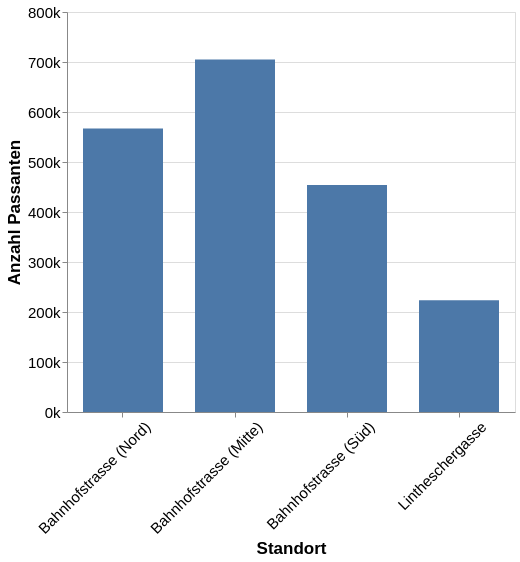

Notebook code cell kept with this figure:
### Markdown cell above
## Definition des Diagrammes

### Code cell
import altair as alt

bar_width = 80
bar_spacing = 0.4 * bar_width
chart_height = 400

chart = alt.Chart(data).mark_bar(size=bar_width).encode(
    x=alt.X(
        'Standort:N',
        sort=['Bahnhofstrasse (Nord)', 'Bahnhofstrasse (Mitte)', 'Bahnhofstrasse (Süd)', 'Lintheschergasse'],
    ).axis(
        labelAngle=-45,
        labelOffset=bar_width / 4,
    ), 
    y=alt.Y('Anzahl Passanten:Q').axis(
        format='~s',
        tickCount=7,
    ),
    tooltip=[
        alt.Tooltip('Anzahl Passanten', format=','),
    ],
).properties(
    width={'step': bar_width + bar_spacing},
    height=chart_height
).configure_axis(
    titleFontSize=17, 
    labelFontSize=15,
)
chart

### Figure 1 — Vega-Lite specification as saved in the notebook (floating-point values rounded to 4 significant figures)
{"config": {"view": {"continuousWidth": 300, "continuousHeight": 300}, "axis": {"labelFontSize": 15, "titleFontSize": 17}}, "data": {"name": "data-3ba76ea40784e5e887670cb9512c0afd"}, "mark": {"type": "bar", "size": 80}, "encoding": {"tooltip": [{"field": "Anzahl Passanten", "format": ",", "type": "quantitative"}], "x": {"axis": {"labelAngle": -45, "labelOffset": 20.0}, "field": "Standort", "sort": ["Bahnhofstrasse (Nord)", "Bahnhofstrasse (Mitte)", "Bahnhofstrasse (Süd)", "Lintheschergasse"], "type": "nominal"}, "y": {"axis": {"format": "~s", "tickCount": 7}, "field": "Anzahl Passanten", "type": "quantitative"}}, "height": 400, "width": {"step": 112.0}, "$schema": "https://vega.github.io/schema/vega-lite/v6.1.0.json", "datasets": {"data-3ba76ea40784e5e887670cb9512c0afd": [{"Standort": "Bahnhofstrasse (Mitte)", "Anzahl Passanten": 705130}, {"Standort": "Bahnhofstrasse (Nord)", "Anzahl Passanten": 567071}, {"Standort": "Bahnhofstrasse (Süd)", "Anzahl Passanten": 453965}, {"Standort": "Lintheschergasse", "Anzahl Passanten": 223586}]}}
